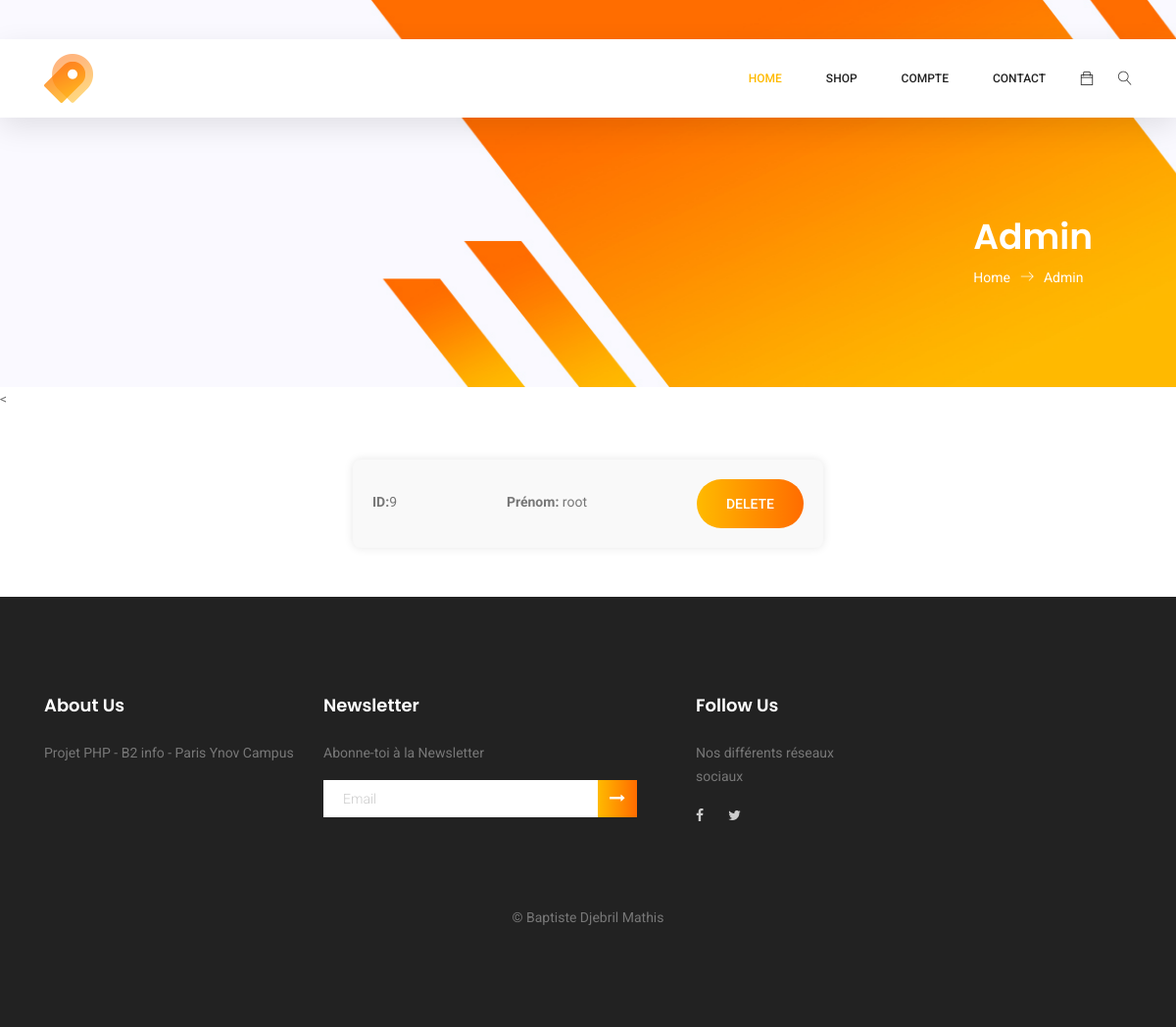
/admin.php, run on an earlier commit of the app's database.
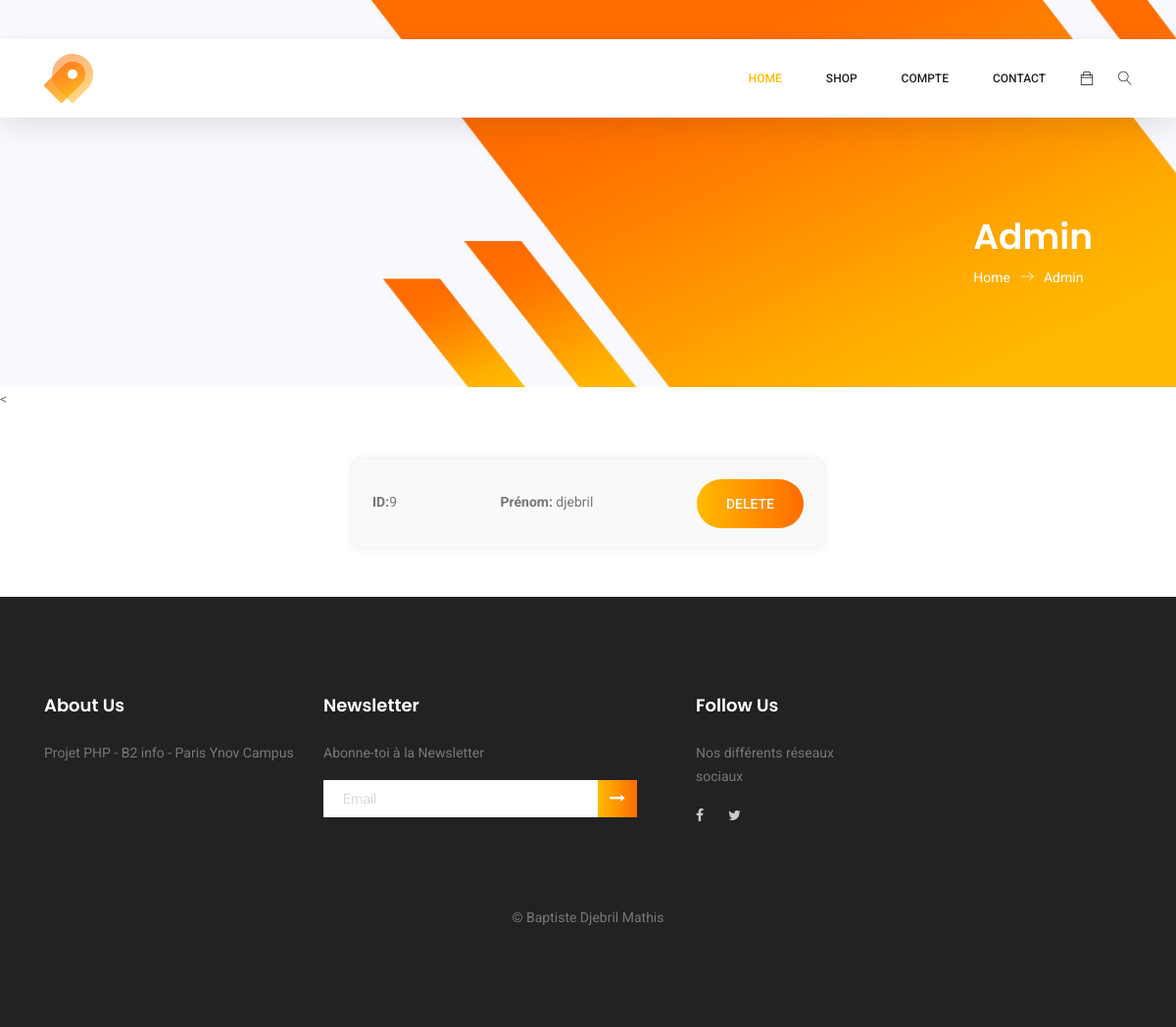
And on a later commit of the database.
### tables this page shows
CREATE TABLE IF NOT EXISTS `profil` (
      `ID` int NOT NULL AUTO_INCREMENT,
      `Admin` tinyint(1) DEFAULT '0',
      `First_name` varchar(255) NOT NULL,
      `Last_name` varchar(255) NOT NULL,
      `Email` varchar(255) NOT NULL,
      `E_Verif` tinyint(1) DEFAULT '0',
      `PP` varchar(255) NOT NULL,
      `Pw` varchar(255) NOT NULL,
      `birth_date` date DEFAULT NULL,
      `Phone` varchar(20) DEFAULT NULL,
      `Country` varchar(255) NOT NULL,
      `Adress` varchar(255) NOT NULL,
      `Postal_code` varchar(20) NOT NULL,
      `City` varchar(255) NOT NULL,
      `Loyalty_point` int NOT NULL DEFAULT '0',
      `History` int DEFAULT NULL,
      PRIMARY KEY (`ID`)
    );

### admin.php (the view, shortened to what this page needs)
<!DOCTYPE html>
<html lang="zxx" class="no-js">
<head>
    <link rel="stylesheet" href="css/linearicons.css">
    <link rel="stylesheet" href="css/owl.carousel.css">
    <link rel="stylesheet" href="css/font-awesome.min.css">
    <link rel="stylesheet" href="css/themify-icons.css">
    <link rel="stylesheet" href="css/nice-select.css">
    <link rel="stylesheet" href="css/nouislider.min.css">
    <link rel="stylesheet" href="css/bootstrap.css">
    <link rel="stylesheet" href="css/main.css">
<body>
		<header class="header_area sticky-header">
			<div class="main_menu">
				<nav class="navbar navbar-expand-lg navbar-light main_box">
					<div class="container">
						<a class="navbar-brand logo_h" href="index.php"><img src="img/fav.png" alt=""></a>
						<div class="collapse navbar-collapse offset" id="navbarSupportedContent">
							<ul class="nav navbar-nav menu_nav ml-auto">
								<li class="nav-item active"><a class="nav-link" href="index.php">Home</a></li>
								<li class="nav-item submenu dropdown">
									<a href="#" class="nav-link dropdown-toggle" data-toggle="dropdown" role="button" aria-haspopup="true"
									 aria-expanded="false">Shop</a>
								</li>
								<li class="nav-item submenu dropdown">
									<a href="#" class="nav-link dropdown-toggle" data-toggle="dropdown" role="button" aria-haspopup="true"
									 aria-expanded="false">Compte</a>
								</li>
								<li class="nav-item"><a class="nav-link" href="contact.php">Contact</a></li>
							</ul>
							<ul class="nav navbar-nav navbar-right">
								<?php
									if(isset($_SESSION['loggedin']) && $_SESSION['loggedin'] === true) {
										echo '<li class="nav-item"><a href="cart.php" class="cart"><span class="ti-bag"></span></a></li>';
									} else {
										echo '<li class="nav-item"><a href="login.php" class="cart"><span class="ti-bag"></span></a></li>';
									}
								?>
								<li class="nav-item">
									<button class="search"><span class="lnr lnr-magnifier" id="search"></span></button>
								</li>
							</ul>
						</div>
					</div>
				</nav>
			</div>
		</header>
    <section class="banner-area organic-breadcrumb">
        <div class="container">
            <div class="breadcrumb-banner d-flex flex-wrap align-items-center justify-content-end">
                <div class="col-first">
                    <h1>Admin</h1>
                    <nav class="d-flex align-items-center">
                        <a href="index.php">Home<span class="lnr lnr-arrow-right"></span></a>
                        <a href="category.php">Admin</a>
                    </nav>
                </div>
            </div>
        </div>
    </section>
	<<?php
	$serveur = "localhost";
	$utilisateur = "root";
	$motdepasse = "";
	$basededonnees = "bdd_php";
	$connexion = new mysqli($serveur, $utilisateur, $motdepasse, $basededonnees);
	$query = "SELECT * FROM profil";
	$result = $connexion->query($query);
	if ($result && $result->num_rows > 0) {
	    while($row = $result->fetch_assoc()) {
	        echo '<div class="admin">';
	        echo '<div class="user-info">';
	        echo '<p><strong>ID:</strong>' . $row['ID'] . '</p>';
	        echo '</div>';
	        echo '<div class="user-info">';
	        echo '<p><strong>Prénom:</strong> ' . $row['First_name'] . '</p>';
			echo '</div>';
	        echo '<a href="deletprofil.php?email='.$row['Email'].'">
						<button value="submit" class="primary-btn">Delete</button>
					</a>
				</div>';
	    }
	} else {
	    echo "Aucun utilisateur trouvé.";
	}
	?>
<footer class="footer-area section_gap">
	<div class="container">
		<div class="row">
			<div class="col-lg-3  col-md-6 col-sm-6">
				<div class="single-footer-widget">
					<h6>About Us</h6>
					<p>
						Projet PHP - B2 info - Paris Ynov Campus
					</p>
				</div>
			</div>
			<div class="col-lg-4  col-md-6 col-sm-6">
				<div class="single-footer-widget">
					<h6>Newsletter</h6>
					<p>Abonne-toi à la Newsletter</p>
					<div class="" id="mc_embed_signup">
							<div class="d-flex flex-row">
								<input class="form-control" name="EMAIL" placeholder="Email" onfocus="this.placeholder = ''" onblur="this.placeholder = 'Enter Email '"
								 required="" type="email">
								<button class="click-btn btn btn-default"><i class="fa fa-long-arrow-right" aria-hidden="true"></i></button>
							</div>
					</div>
				</div>
			</div>
			<div class="col-lg-2 col-md-6 col-sm-6">
				<div class="single-footer-widget">
					<h6>Follow Us</h6>
					<p>Nos différents réseaux sociaux</p>
					<div class="footer-social d-flex align-items-center">
						<a href="#"><i class="fa fa-facebook"></i></a>
						<a href="#"><i class="fa fa-twitter"></i></a>
					</div>
				</div>
			</div>
		</div>
		<div class="footer-bottom d-flex justify-content-center align-items-center flex-wrap">
			<p class="footer-text m-0">
&copy; Baptiste Djebril Mathis
</p>
		</div>
	</div>
</footer>
</body>
</html>

What changed in the data, as far as the page shows it:
changed profil id 9: First_name "root" → "djebril"
